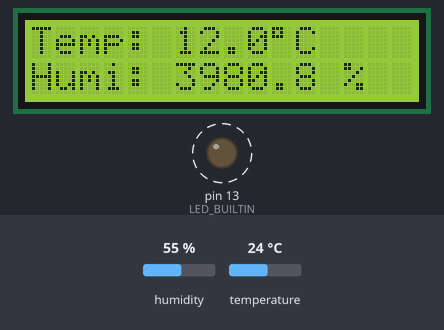
A sketch run on a simulated Arduino Uno, built with avr-gcc and run on an emulated ATmega328P. On the bench: 16×2 character LCD, output pins drawn as LEDs (lit = HIGH). Wiring (inferred from the names in the program): DHT11 sensor: data A5. Dashed ring = blinking. Inputs (shaded band) come from the test bench; at power-on: humidity 55 %, temperature 24 °C. What the sketch prints to the serial monitor is not drawn.

Above: at 4.7 s.
4.8 s: humidity set to 22 %
At 5.9 s:
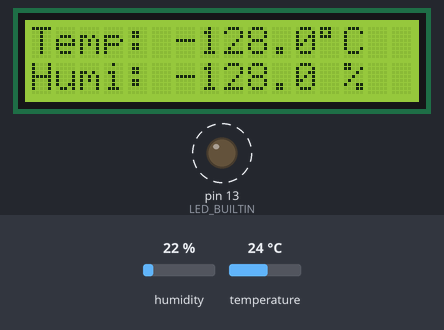
10.8 s: temperature set to 19 °C
At 12.7 s:
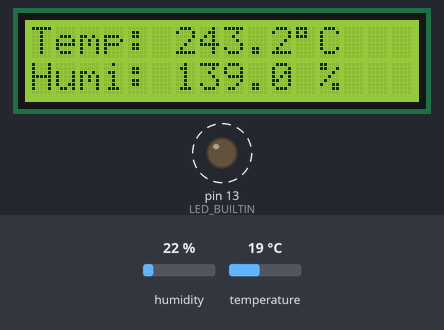
15.2 s: humidity set to 40 %
At 16.7 s:
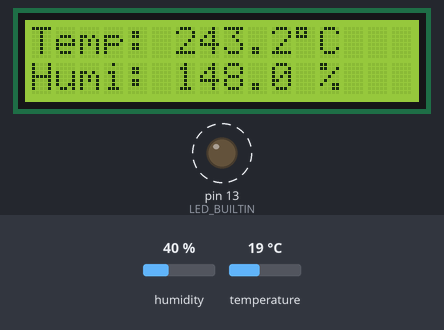
19.2 s: temperature set to 33 °C
At 20.8 s:
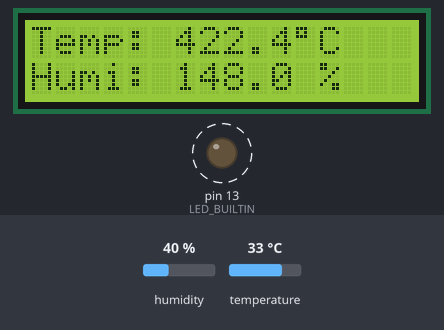
Timing chart, 0 to 24.3 s (numbered marks = the images above; inputs shaded):
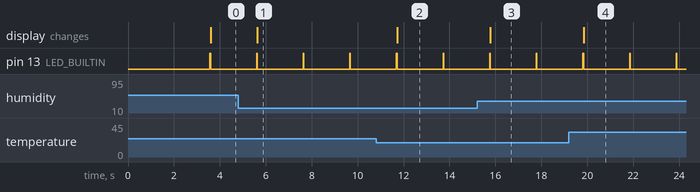

Measured:
- after the input at 4.8 s, the display: changes after 0.83 s (image 1)
- after the input at 10.8 s, the display: changes after 0.92 s (image 2)
- after the input at 15.2 s, the display: changes after 0.58 s (image 3)
- after the input at 19.2 s, the display: changes after 0.64 s (image 4)
- by itself, pin 13 (LED_BUILTIN): alternates HIGH for 0.03 s and LOW for 2.0 s

The sketch:

weatherStationArduino.ino
```cpp
#include "DHTdataSet.h"
#include "DHTprotocol.h"
#include <LiquidCrystal.h>

#define DHT_DATA_PIN A5
#define SAMPLING_RATE_MS 2000
#define ABSOLUT_MIN_VAL -128
// LCD pin to GPIO mapping
#define LCD_RS 12
#define LCD_EN 11
#define LCD_D4 5
#define LCD_D5 4
#define LCD_D6 3
#define LCD_D7 2

const  char degreeSymbol = 0xDF;
static double g_temperature;
static double g_humidity;
static bool g_ledPinState;
static DHTdataSet g_dataSet;
static LiquidCrystal LCDisplay(LCD_RS, LCD_EN, LCD_D4, LCD_D5, LCD_D6, LCD_D7);


void pinToggle(uint8_t pin)
{
    static bool pinState = LOW;
    pinState = !pinState;
    digitalWrite(pin, (bool)pinState);
}


void setup()
{
    Serial.begin(115200);
    Serial.println("-----------------------------");
    LCDisplay.begin(16, 2);
    LCDisplay.print("Avi's Embedded");
    LCDisplay.setCursor(0, 1);
    LCDisplay.print("Weather Station");
    pinMode(DHT_DATA_PIN, INPUT);
    pinMode(LED_BUILTIN, OUTPUT);
    delay(3500);
    g_ledPinState = LOW;
    g_temperature = ABSOLUT_MIN_VAL;
    g_humidity = ABSOLUT_MIN_VAL;
}


void loop()
{
    pinToggle(LED_BUILTIN);

    if(dht_protocol_readData(DHT_DATA_PIN, &g_dataSet)){
        g_temperature = dhtDataSet_calcTemperature(&g_dataSet);
        g_humidity = dhtDataSet_calcHumidity(&g_dataSet);
    }
    else{
        g_temperature = ABSOLUT_MIN_VAL;
        g_humidity = ABSOLUT_MIN_VAL;
    }
    String temperature_str = String("Temp: " + String(g_temperature, 1) + degreeSymbol + "C");
    String humidity_str = String("Humi: " + String(g_humidity, 1) + " %");

    Serial.println(temperature_str + "\t" + humidity_str);
    LCDisplay.clear();
    LCDisplay.print(temperature_str);
    LCDisplay.setCursor(0, 1);
    LCDisplay.print(humidity_str);
    pinToggle(LED_BUILTIN);
    delay(SAMPLING_RATE_MS);
}
```

DHTdataSet.h
```cpp
#pragma once
#include "bit.h"

/** DHT single wire bus protocol: 40-bit transfer */
typedef struct DHTdataSet
{
    uint8_t humiByte_hi;
    uint8_t humiByte_lo;    // always 0 for dht11
    uint8_t tempByte_hi;
    uint8_t tempByte_lo;    // always 0 for dht11
    uint8_t parity_byte;    // lowest bits of sum of all other bytes
} DHTdataSet;

/** @returns true if parity check on dataSet was successful */
inline bool dhtDataSet_parityCheck(const DHTdataSet* dataSet)
{
    uint16_t checkSum16 = dataSet->humiByte_hi + dataSet->humiByte_lo + dataSet->tempByte_hi + dataSet->tempByte_lo;
    uint8_t checkSum8 = (uint8_t)checkSum16;    // cut off bits higher position 7
    return (checkSum8 == dataSet->parity_byte);
}

/** @returns humidity from raw data as double */
inline double dhtDataSet_calcHumidity(const DHTdataSet* dataSet)
{
    if(dataSet->humiByte_lo == 0){
        return (double)dataSet->humiByte_hi;
    }
    else{
        uint16_t humidity_x10 = (dataSet->humiByte_hi << 8 | dataSet->humiByte_lo);
        return (double)(humidity_x10 * 0.1);
    }
}

/** @returns temperature from raw data as double */
inline double dhtDataSet_calcTemperature(const DHTdataSet* dataSet)
{
    uint8_t highByte = dataSet->tempByte_hi;
    uint8_t lowByte = dataSet->tempByte_lo;
    bool isNegativeValue = BIT_IS_SET(highByte, 7);
    BIT_CLR(highByte, 7);

    if((lowByte == 0) && (!isNegativeValue)){
        return (double)highByte;
    }
    else if((lowByte == 0) && (isNegativeValue)){
        return (double)(0 - highByte);
    }
    else if((lowByte != 0) && (!isNegativeValue)){
        uint16_t temperature_x10 = (highByte << 8 | lowByte);
        return (double)(temperature_x10 * 0.1);
    }
    else if((lowByte != 0) && (isNegativeValue)){
        uint16_t temperature_x10 = (highByte << 8 | lowByte);
        return (double)(temperature_x10 * -0.1);
    }
    else{
        return EXIT_FAILURE;    // won't happen
    }
}
```

DHTprotocol.h
```cpp
#pragma once
#include "bit.h"
#include "DHTdataSet.h"

#define LOOP_UPPER_BOUND 10000
#define PULSE_TIMEOUT_US 20000


/** @returns waited time in microseconds */
static unsigned long busyWaitWhile(const uint8_t pin, const bool val)
{
    uint16_t loopCount = 0;
    unsigned long timeStampStart = micros();
    while((digitalRead(pin) == val) && (loopCount < LOOP_UPPER_BOUND)){
        ; // wait
        loopCount++;
    }
    unsigned long timeStampStop = micros();
    unsigned long timePassed = timeStampStop - timeStampStart;
    return timePassed;
}

/** helper for interpreting data pulses
    @returns 0 for pulse of ~27us
    @retruns 1 for pulse of ~70us
*/
static inline bool pulse2Bit(const unsigned long pulseTime_us)
{
    return ((pulseTime_us > 50) && (pulseTime_us < 90));
}

/** @returns true if protocol handshake was successful */
static bool dht_protocol_performHandshake(const uint8_t dataPin)
{
    // SEND START SIGNAL:
    pinMode(dataPin, OUTPUT);
    digitalWrite(dataPin, LOW);
    delay(20);  // pull LOW for >18ms
    digitalWrite(dataPin, HIGH);
    delayMicroseconds(10);  // to ensure pin is set high
    pinMode(dataPin, INPUT);

    // READ RESPONSE SIGNAL: wait until sensor pulls the line low (80us) and high (80us)
    unsigned long loTime = busyWaitWhile(dataPin, LOW);
    unsigned long hiTime = busyWaitWhile(dataPin, HIGH);
    // if impulses ~80us sensor will send data.
    return ((loTime < 100) && (hiTime < 100));
}

/** reads 40 bits of data and writes them to the according byte in dataSet.
    @returns true if data read passed parity check.
*/
static bool dht_protocol_receive40bits(const uint8_t dataPin, DHTdataSet* dataSet)
{
    /*  BYTE:   [ 7 | 6 | 5 | 4 | 3 | 2 | 1 | 0 ]

        [ 0 - 7 ],  [ 8 - 15],  [16 - 23],  [24 - 31],  [32 - 39]
        1111 1111,  1111 1111,  1111 1111,  1111 1111,  1111 1111
        humi_hi,    humi_lo,    temp_hi,    temp_lo,    parity
    */
    for(uint8_t i=0; i<40; i++)
    {
        unsigned long loTime = busyWaitWhile(dataPin, LOW);
        unsigned long hiTime = busyWaitWhile(dataPin, HIGH);

        if((loTime > PULSE_TIMEOUT_US) || (hiTime > PULSE_TIMEOUT_US)){
            delay(1000);
            return false;
        }

        if((i >= 0) && (i <= 7)){           // first byte
            BIT_TO_VAL(dataSet->humiByte_hi, (7 - i), pulse2Bit(hiTime));
        }
        else if((i >= 8) && (i <= 15)){     // second byte
            BIT_TO_VAL(dataSet->humiByte_lo, (15 - i), pulse2Bit(hiTime));
        }
        else if((i >= 16) && (i <= 23)){     // third byte
            BIT_TO_VAL(dataSet->tempByte_hi, (23 - i), pulse2Bit(hiTime));
        }
        else if((i >= 24) && (i <= 31)){    // fourth byte
            BIT_TO_VAL(dataSet->tempByte_lo, (31 - i), pulse2Bit(hiTime));
        }
        else if((i >= 32) && (i <= 39)){    // fifth byte
            BIT_TO_VAL(dataSet->parity_byte, (39 - i), pulse2Bit(hiTime));
        }
    }
    return dhtDataSet_parityCheck(dataSet);
}


/** @returns true if filled valid data into dataSet, false otherwise */
bool dht_protocol_readData(const uint8_t dataPin, DHTdataSet* dataSet)
{
    if(dht_protocol_performHandshake(dataPin)){
        return dht_protocol_receive40bits(dataPin, dataSet);
    }
    return false;
}
```

bit.h
```cpp
#pragma once

/*  Bit numbers
    [ 7 | 6 | 5 | 4 | 3 | 2 | 1 | 0 ]
*/

/** @return a byte with only bit-th bit set. */
#define BIT(bit) (1u << bit)

/** Raise bit-th bit in byte. */
#define BIT_SET(byte, bit) ((byte) |= BIT(bit))

/** Clear bit-th bit in byte. */
#define BIT_CLR(byte, bit) ((byte) &= ~BIT(bit))

/** Toggle the bit-th bit in byte. */
#define BIT_TOGGLE(byte, bit) ((byte) ^= BIT(bit))

/** Override bit-th bit in byte with val (true / false). */
#define BIT_TO_VAL(byte, bit, val) ((val) ? BIT_SET(byte, bit) : BIT_CLR(byte, bit))

/** @return 1 if bit-th bit of byte is set and 0 otherwise. */
#define BIT_IS_SET(byte, bit) ((0u == ((byte) & (BIT(bit)))) ? 0u : 1u)
```
